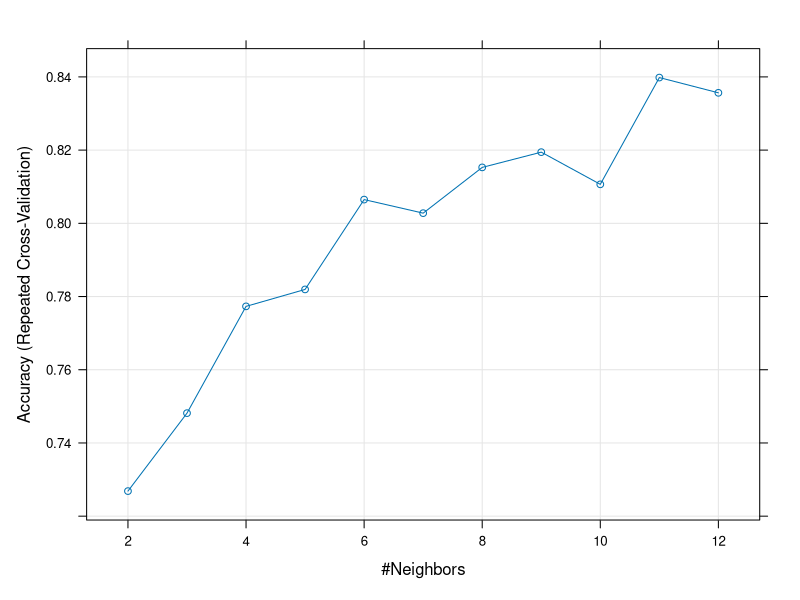
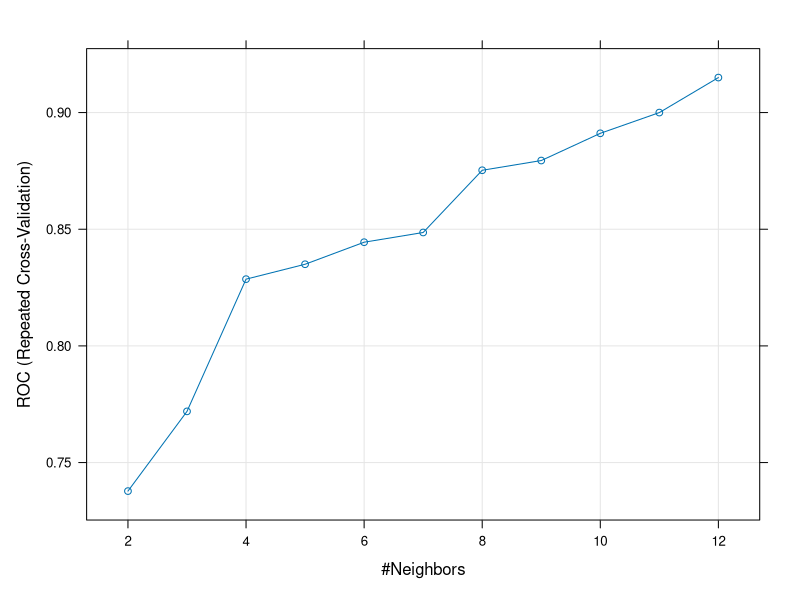

The R source for these figures, in order: (Note: this script raises an error after producing the figures.)
# Homework 5- KNN
# The dataset Cancer.csv contains data about the tumor cells for 
# 100 patients. The independent variables are different
# characteristics of the tumor cells. The dependant variable
# is diagosis_result, which has two classes: B and M (benign and
# malignant). Our goal is to create the model to identify whether
# the patient has type B or type M cancer. 
# Attention!!!- while solving the problems, make sure to set the 
# seed to 2016 every time when you are using a function that
# does any random operation. 

#1. Load the data to R and scale it. (5.5)
cancer <- read.csv( 'Cancer.csv' )
cancer[1:8] <- scale( cancer[1:8] )

#2. Set seed to 2016. Create testing and training sets. 
# 80% of data should go to train, the rest to test.
# Make sure the proportions of the categorical variable are 
# not changed (some small variation is ok). (5.5)
library( lattice )
library( ggplot2 )
library( 'caret' )
set.seed( 2016 )
sub <- createDataPartition( cancer$diagnosis_result, p = 0.8, list = FALSE ) # diagnosis_result is dependent variable
train <- cancer[ sub, ]                                               # create train set
test <- cancer[ -sub, ]                                               # create test set
rm( sub )
summary( train$diagnosis_result )
summary( test$diagnosis_result )

#3. Using library caret, identify the optimal number of K's.
# Do repeated k-fold cross validation.
# Use the accuracy for defining which number is the best.
# Also, do not forget to set seed to 2016. (5.5)

set.seed( 2016 )
control <- trainControl( "repeatedcv", number = 10, repeats = 3 )

set.seed( 2016 )
knn <- train( diagnosis_result~., 
              data = train, 
              trControl = control, 
              method = 'knn', 
              tuneGrid = expand.grid( k = 2 : 12 ) )
plot( knn )
knn$bestTune

#4. Now do the same analysis, but use AUC (area under the curve)
# for identifying which number of K's is the best. 
# Is that number the same as in the prvious case?
# Again, set the seed to 2016. (5.5)
library( pROC )
library( ROCR )
set.seed( 2016 )
control2 <- trainControl( "repeatedcv", 
                          number = 10, 
                          repeats = 3, 
                          classProbs = TRUE, 
                          summaryFunction = twoClassSummary )

set.seed(2016)
knn2 <- train( diagnosis_result~., 
              data = train, 
              trControl = control2, 
              method = 'knn', 
              tuneGrid = expand.grid( k = 2 : 12 ) )
plot( knn2 )
knn2$bestTune

#5. Based on the results in the previous two problems, choose
# the most optimal number of K's. Run KNN classification
# using the library class. (5.5)
# As both models showed that k = 7 is the most optimal solution
# Imma chose k = 7 nigga
library( class )
set.seed( 2016 )
best_model <- knn( train[1:8], test[1:8], train$diagnosis_result, k = 7, prob = TRUE)

#6. What is the accuracy of that model? Use the confusionMatrix
# to get the number. The positive class is M. (5.5)
confusionMatrix( best_model, test$diagnosis_result, positive = 'M' )
# Accuracy : 0.8947

#7. Look at the sensitivity and specificty of the models. 
# Explain their meanings within the context of the problem.
# How will you deal with the classification threshold to balance
# the risk of having false negative and false positive results?
# Explain. (5.5)

# Sensitivity : 0.9167         TP rate
# Specificity : 0.8571         FP rate
attr( best_model, 'prob' )
# this method shows that only in 2 cases there were 3 positive and 4 negative neighbours
# and we can pick a probability threshold of 0.7


#8. Now solve the same classification problem using logistic
# regression. What is the accuracy of your model? (5.5)
model <- glm( diagnosis_result~., data = train, family = 'binomial' )
summary( model )
predictions <- predict( model, newdata = test, type = 'response' )
pr_label <- ifelse( predictions > 0.5, 'M', 'B' )
confusionMatrix( pr_label, test$diagnosis_result, positive = 'M' ) # get all parameters -> sensitivity, specificity, accuracy...

#9. Which classsification model works better? 
# Compare several accuracy measures from confusion matrix and 
# give your thoughts. (6)

#                knn     glm
# Accuracy    : 0.8947  0.8421
# Sensitivity : 0.9167  0.8333
# Specificity : 0.8571  0.8571

# => knn is better with both accuracy measure and sensitivity.
# both have the same specificity
